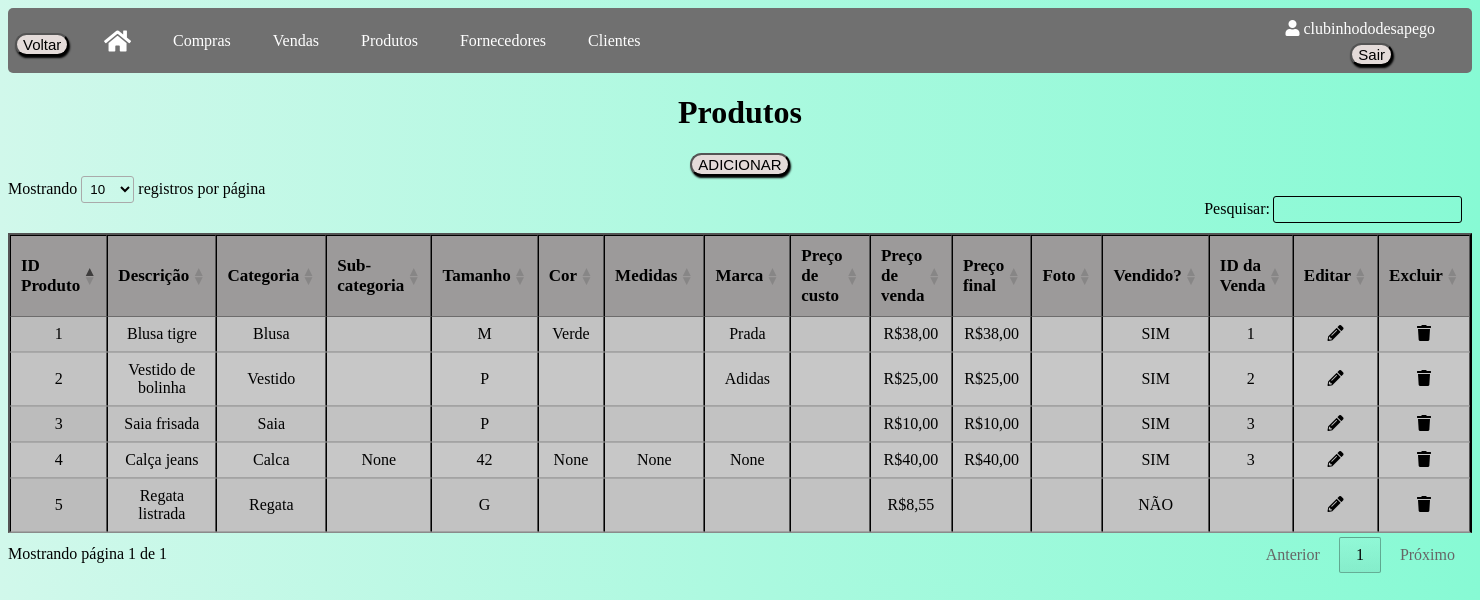
The page /produtos (signed in) on the database as committed earlier.
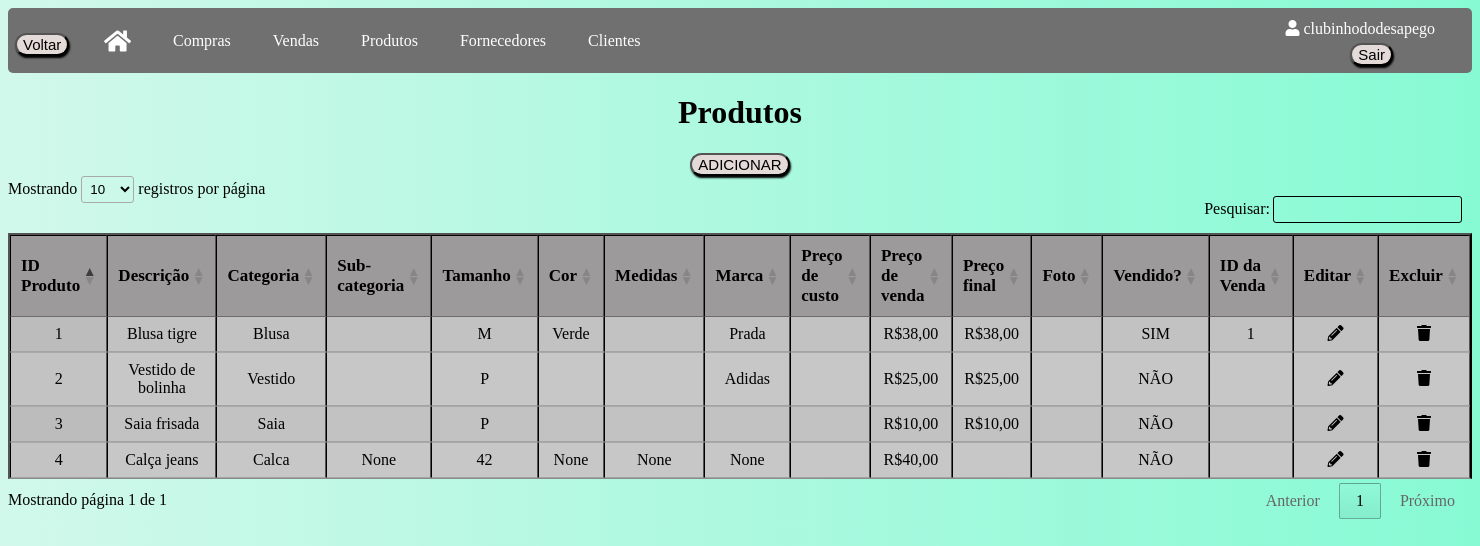
The same page on the database as committed later.
### app/models/tables.py (models this page shows, shortened)
class Usuario(db.Model, UserMixin):
    __tablename__ = "usuarios"
    id = db.Column(db.Integer, primary_key=True, autoincrement=True)
    nome_brecho = db.Column(db.String(100))
    email = db.Column(db.String(84), unique=True)
    usuario = db.Column(db.String(80), unique=True)
    senha = db.Column(db.String(128))
    clientes = db.relationship("Cliente", backref="usuario")
    produtos = db.relationship("Produto", backref="usuario")
    fornecedores = db.relationship("Fornecedor", backref="usuario")
    compras = db.relationship("Compra", backref="usuario")
    vendas = db.relationship("Venda", backref="usuario")

class Produto(db.Model):
    __tablename__ = "produtos"
    id = db.Column(db.Integer, primary_key=True, autoincrement=True)
    descricao = db.Column(db.String(120))
    categoria = db.Column(db.String(80))
    sub_categoria = db.Column(db.String(80))
    tamanho = db.Column(db.String(30))
    cor = db.Column(db.String(30))
    medidas = db.Column(db.Integer)
    marca = db.Column(db.String(80))
    preco_custo = db.Column(db.Float)
    preco_venda = db.Column(db.Float)
    preco_final = db.Column(db.Float)
    foto = db.Column(db.LargeBinary)
    vendido = db.Column(db.Boolean, default=False)
    id_usuario = db.Column(db.Integer, db.ForeignKey('usuarios.id'))
    vendas = db.relationship('Venda', secondary=produtos_vendas, back_populates='produtos')

class Venda(db.Model):
    __tablename__ = "vendas"
    id = db.Column(db.Integer, primary_key=True, autoincrement=True)
    tipo_desconto = db.Column(db.String)
    desconto = db.Column(db.Integer)
    val_total = db.Column(db.Float)
    forma_pagamento = db.Column(db.String(50))
    tipo_venda = db.Column(db.String(10))
    dta_venda = db.Column(db.Date)
    id_usuario = db.Column(db.Integer, db.ForeignKey('usuarios.id'))
    nome_cliente = db.Column(db.String, db.ForeignKey('clientes.nome'))
    produtos = db.relationship('Produto', secondary=produtos_vendas, back_populates='vendas')

### app/default.py (the view)
@login_required
@app.route("/produtos", methods=['GET', 'POST'])
def produtos():
    produtos = Produto.query.filter_by(id_usuario=current_user.id).all()
    return render_template("produtos.html", produtos=produtos, format_currency=format_currency)

### app/default.py (called while the page is built)
@login_manager.user_loader
def load_user(id_usuario):
    return Usuario.query.get(int(id_usuario))

def format_currency(value):
    if value is not None:
        if isinstance(value, str):
            try:
                value = float(value.replace('R$', '').replace('.', '').replace(',', '.'))
            except ValueError:
                return None
        return f'R${value:,.2f}'.replace(',', ';').replace('.', ',').replace(';', '.')
    return None

### app/templates/produtos.html (shortened to what this page needs)
<!DOCTYPE html>
<html lang="en">
<head>
    <link rel="stylesheet" type="text/css" href="{{ url_for('static', filename='css/vendas.css') }}">
    <link rel="stylesheet" href="https://cdnjs.cloudflare.com/ajax/libs/font-awesome/5.15.3/css/all.min.css">
    <link rel="stylesheet" type="text/css" href="https://cdn.datatables.net/1.11.5/css/jquery.dataTables.min.css">
</head>
<body>
    <div class="usuario-logado"><i class="fas fa-user"></i> {{ current_user.usuario }}</div>
    <div class="logout">
        <form method="POST" action="{{ url_for('logout') }}">
            <button class="button" type="submit">Sair</button>
        </form>
    </div>
    <div class="navbar">
        <button onclick="window.history.back()" class="button button_voltar">Voltar</button>
        <a href="/home"><i class="fas fa-home icone-casa"></i></a>
        <a href="/compras">Compras</a>
        <a href="/vendas">Vendas</a>
        <a href="/produtos">Produtos</a>
        <a href="/fornecedores">Fornecedores</a>
        <a href="/clientes">Clientes</a>
    </div>
    <h1 class="titulo">Produtos</h1>
    <button class="button"><a href="produtoscadastro">ADICIONAR</a></button>
    <table id="tabelaProdutos" class="tabela display" border="2">
        <thead>
            <tr>
                <th>ID Produto</th>
                <th>Descrição</th>
                <th>Categoria</th>
                <th>Sub-categoria</th>
                <th>Tamanho</th>
                <th>Cor</th>
                <th>Medidas</th>
                <th>Marca</th>
                <th>Preço de custo</th>
                <th>Preço de venda</th>
                <th>Preço final</th>
                <th>Foto</th>
                <th>Vendido?</th>
                <th>ID da Venda</th>
                <th>Editar</th>
                <th>Excluir</th>
            </tr>
        </thead>
        <tbody>
            {% for produto in produtos %}
            <tr>
                <td>{{ produto.id }}</td>
                <td>{{ produto.descricao }}</td>
                <td>{{ produto.categoria }}</td>
                <td>{{ produto.sub_categoria }}</td>
                <td>{{ produto.tamanho }}</td>
                <td>{{ produto.cor }}</td>
                <td>{{ produto.medidas }}</td>
                <td>{{ produto.marca }}</td>
                <td>
                </td>
                <td>
                    {% if produto.preco_venda is not none %}
                        {{ format_currency(produto.preco_venda) }}
                    {% endif %}
                </td>
                <td>
                    {% if produto.preco_final is not none %}
                        {{ format_currency(produto.preco_final) }}
                    {% endif %}
                </td>
                <td>
                </td>
                <td>
                    {% if produto.vendido %}
                        SIM
                    {% else %}
                        NÃO
                    {% endif %}
                </td>
                <td>
                    {% for venda in produto.vendas %}
                        {{ venda.id }}
                    {% endfor %}
                </td>
                <td>
                    <a href="/editarprodutos/{{ produto.id }}">
                    <div class="icon-container"><i class="fas fa-pencil-alt"></i></div>
                    </a>
                </td>
                <td>
                    <a href="/excluirprodutos/{{ produto.id }}" class="excluir-produto" data-id="{{ produto.id }}" data-confirm="Tem certeza de que deseja excluir este produto?">
                        <div class="icon-container"><i class="fas fa-trash"></i></div>
                    </a>
                </td>
            </tr>
            {% endfor %}
        </tbody>
    </table>
</body>
</html>

### app/static/css/vendas.css (style rules this page uses)
body { background: linear-gradient(to right, #d1f8eb, #87fad4); }
.usuario-logado { position: absolute; top: 20px; right: 45px; color: white; }
.logout { position: absolute; top: 43px; right: 87px; }
.button_voltar { position: absolute; top: 33px; left: 15px; }
.button { margin-bottom: 20px; font-size: 15px; margin-bottom: 13px; display: block; margin: 0 auto; background-color: #e4dbd9; cursor: pointer; transition: background-color 0.3s ease; border-radius: 20px; box-shadow: 1px 2px 2px black; }
.navbar { overflow: hidden; background-color: #707070; height: 65px; border-radius: 5px; }
.navbar a { float: left; display: flex; align-items: center; color: white; text-align: center; padding: 0px 16px; text-decoration: none; height: 100%; margin-left: 80px; margin-right: -70px; }
.icone-casa { font-size: 24px; }
.titulo { text-align: center; }
.tabela { border-collapse: collapse; width: 100%; text-align: center; background-color: #c7c7c7; margin-top: 50px; border-color: black; }
th { font-size: 17px; background-color: #9c9a9a; }
a { text-decoration: none; color: #000; }

Rows that differ between the two databases and show on the page:
removed Venda: id "2", shown under Produto "Vestido de bolinha"
removed Venda: id "3"
removed Produto: id "5", descricao "Regata listrada", categoria "Regata", tamanho "G", preco_venda "R$8,55", shows "NÃO"
changed Produto "Vestido de bolinha": vendido "SIM" → "NÃO"
changed Produto "Saia frisada": vendido "SIM" → "NÃO"
changed Produto "Calça jeans": preco_final "R$40,00" → (not shown); vendido "SIM" → "NÃO"
